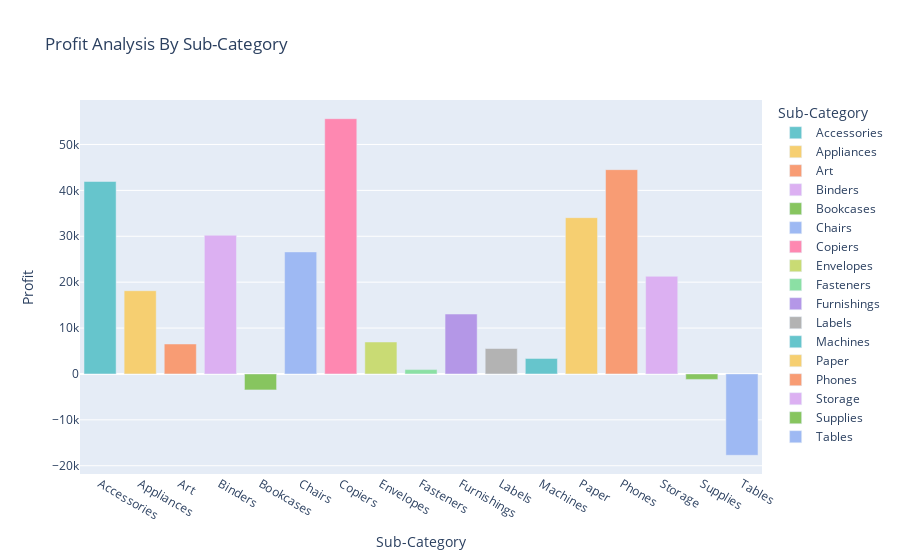

Notebook code cell kept with this figure:
### Code cell
# Bar Chart
fig=px.bar(
    profit_by_subcategory,
    x='Sub-Category',
    y='Profit',
    title="Profit Analysis By Sub-Category",
    color="Sub-Category",
    color_discrete_sequence=px.colors.qualitative.Pastel
)

fig.show()

### Figure 1 — Plotly figure (JSON) as saved in the notebook; plotly's stock layout.template omitted (floating-point values rounded to 4 significant figures)
{"data": [{"alignmentgroup": "True", "hovertemplate": "Sub-Category=%{x}<br>Profit=%{y}<extra></extra>", "legendgroup": "Accessories", "marker": {"color": "rgb(102, 197, 204)", "pattern": {"shape": ""}}, "name": "Accessories", "offsetgroup": "Accessories", "orientation": "v", "showlegend": true, "textposition": "auto", "type": "bar", "x": ["Accessories"], "xaxis": "x", "y": [41940.0], "yaxis": "y"}, {"alignmentgroup": "True", "hovertemplate": "Sub-Category=%{x}<br>Profit=%{y}<extra></extra>", "legendgroup": "Appliances", "marker": {"color": "rgb(246, 207, 113)", "pattern": {"shape": ""}}, "name": "Appliances", "offsetgroup": "Appliances", "orientation": "v", "showlegend": true, "textposition": "auto", "type": "bar", "x": ["Appliances"], "xaxis": "x", "y": [18140.0], "yaxis": "y"}, {"alignmentgroup": "True", "hovertemplate": "Sub-Category=%{x}<br>Profit=%{y}<extra></extra>", "legendgroup": "Art", "marker": {"color": "rgb(248, 156, 116)", "pattern": {"shape": ""}}, "name": "Art", "offsetgroup": "Art", "orientation": "v", "showlegend": true, "textposition": "auto", "type": "bar", "x": ["Art"], "xaxis": "x", "y": [6528.0], "yaxis": "y"}, {"alignmentgroup": "True", "hovertemplate": "Sub-Category=%{x}<br>Profit=%{y}<extra></extra>", "legendgroup": "Binders", "marker": {"color": "rgb(220, 176, 242)", "pattern": {"shape": ""}}, "name": "Binders", "offsetgroup": "Binders", "orientation": "v", "showlegend": true, "textposition": "auto", "type": "bar", "x": ["Binders"], "xaxis": "x", "y": [30220.0], "yaxis": "y"}, {"alignmentgroup": "True", "hovertemplate": "Sub-Category=%{x}<br>Profit=%{y}<extra></extra>", "legendgroup": "Bookcases", "marker": {"color": "rgb(135, 197, 95)", "pattern": {"shape": ""}}, "name": "Bookcases", "offsetgroup": "Bookcases", "orientation": "v", "showlegend": true, "textposition": "auto", "type": "bar", "x": ["Bookcases"], "xaxis": "x", "y": [-3473.0], "yaxis": "y"}, {"alignmentgroup": "True", "hovertemplate": "Sub-Category=%{x}<br>Profit=%{y}<extra></extra>", "legendgroup": "Chairs", "marker": {"color": "rgb(158, 185, 243)", "pattern": {"shape": ""}}, "name": "Chairs", "offsetgroup": "Chairs", "orientation": "v", "showlegend": true, "textposition": "auto", "type": "bar", "x": ["Chairs"], "xaxis": "x", "y": [26590.0], "yaxis": "y"}, {"alignmentgroup": "True", "hovertemplate": "Sub-Category=%{x}<br>Profit=%{y}<extra></extra>", "legendgroup": "Copiers", "marker": {"color": "rgb(254, 136, 177)", "pattern": {"shape": ""}}, "name": "Copiers", "offsetgroup": "Copiers", "orientation": "v", "showlegend": true, "textposition": "auto", "type": "bar", "x": ["Copiers"], "xaxis": "x", "y": [55620.0], "yaxis": "y"}, {"alignmentgroup": "True", "hovertemplate": "Sub-Category=%{x}<br>Profit=%{y}<extra></extra>", "legendgroup": "Envelopes", "marker": {"color": "rgb(201, 219, 116)", "pattern": {"shape": ""}}, "name": "Envelopes", "offsetgroup": "Envelopes", "orientation": "v", "showlegend": true, "textposition": "auto", "type": "bar", "x": ["Envelopes"], "xaxis": "x", "y": [6964.0], "yaxis": "y"}, {"alignmentgroup": "True", "hovertemplate": "Sub-Category=%{x}<br>Profit=%{y}<extra></extra>", "legendgroup": "Fasteners", "marker": {"color": "rgb(139, 224, 164)", "pattern": {"shape": ""}}, "name": "Fasteners", "offsetgroup": "Fasteners", "orientation": "v", "showlegend": true, "textposition": "auto", "type": "bar", "x": ["Fasteners"], "xaxis": "x", "y": [949.5], "yaxis": "y"}, {"alignmentgroup": "True", "hovertemplate": "Sub-Category=%{x}<br>Profit=%{y}<extra></extra>", "legendgroup": "Furnishings", "marker": {"color": "rgb(180, 151, 231)", "pattern": {"shape": ""}}, "name": "Furnishings", "offsetgroup": "Furnishings", "orientation": "v", "showlegend": true, "textposition": "auto", "type": "bar", "x": ["Furnishings"], "xaxis": "x", "y": [13060.0], "yaxis": "y"}, {"alignmentgroup": "True", "hovertemplate": "Sub-Category=%{x}<br>Profit=%{y}<extra></extra>", "legendgroup": "Labels", "marker": {"color": "rgb(179, 179, 179)", "pattern": {"shape": ""}}, "name": "Labels", "offsetgroup": "Labels", "orientation": "v", "showlegend": true, "textposition": "auto", "type": "bar", "x": ["Labels"], "xaxis": "x", "y": [5546.0], "yaxis": "y"}, {"alignmentgroup": "True", "hovertemplate": "Sub-Category=%{x}<br>Profit=%{y}<extra></extra>", "legendgroup": "Machines", "marker": {"color": "rgb(102, 197, 204)", "pattern": {"shape": ""}}, "name": "Machines", "offsetgroup": "Machines", "orientation": "v", "showlegend": true, "textposition": "auto", "type": "bar", "x": ["Machines"], "xaxis": "x", "y": [3385.0], "yaxis": "y"}, {"alignmentgroup": "True", "hovertemplate": "Sub-Category=%{x}<br>Profit=%{y}<extra></extra>", "legendgroup": "Paper", "marker": {"color": "rgb(246, 207, 113)", "pattern": {"shape": ""}}, "name": "Paper", "offsetgroup": "Paper", "orientation": "v", "showlegend": true, "textposition": "auto", "type": "bar", "x": ["Paper"], "xaxis": "x", "y": [34050.0], "yaxis": "y"}, {"alignmentgroup": "True", "hovertemplate": "Sub-Category=%{x}<br>Profit=%{y}<extra></extra>", "legendgroup": "Phones", "marker": {"color": "rgb(248, 156, 116)", "pattern": {"shape": ""}}, "name": "Phones", "offsetgroup": "Phones", "orientation": "v", "showlegend": true, "textposition": "auto", "type": "bar", "x": ["Phones"], "xaxis": "x", "y": [44520.0], "yaxis": "y"}, {"alignmentgroup": "True", "hovertemplate": "Sub-Category=%{x}<br>Profit=%{y}<extra></extra>", "legendgroup": "Storage", "marker": {"color": "rgb(220, 176, 242)", "pattern": {"shape": ""}}, "name": "Storage", "offsetgroup": "Storage", "orientation": "v", "showlegend": true, "textposition": "auto", "type": "bar", "x": ["Storage"], "xaxis": "x", "y": [21280.0], "yaxis": "y"}, {"alignmentgroup": "True", "hovertemplate": "Sub-Category=%{x}<br>Profit=%{y}<extra></extra>", "legendgroup": "Supplies", "marker": {"color": "rgb(135, 197, 95)", "pattern": {"shape": ""}}, "name": "Supplies", "offsetgroup": "Supplies", "orientation": "v", "showlegend": true, "textposition": "auto", "type": "bar", "x": ["Supplies"], "xaxis": "x", "y": [-1189.0], "yaxis": "y"}, {"alignmentgroup": "True", "hovertemplate": "Sub-Category=%{x}<br>Profit=%{y}<extra></extra>", "legendgroup": "Tables", "marker": {"color": "rgb(158, 185, 243)", "pattern": {"shape": ""}}, "name": "Tables", "offsetgroup": "Tables", "orientation": "v", "showlegend": true, "textposition": "auto", "type": "bar", "x": ["Tables"], "xaxis": "x", "y": [-17730.0], "yaxis": "y"}], "layout": {"autosize": true, "barmode": "relative", "legend": {"title": {"text": "Sub-Category"}, "tracegroupgap": 0}, "title": {"text": "Profit Analysis By Sub-Category"}, "xaxis": {"anchor": "y", "autorange": true, "categoryarray": ["Accessories", "Appliances", "Art", "Binders", "Bookcases", "Chairs", "Copiers", "Envelopes", "Fasteners", "Furnishings", "Labels", "Machines", "Paper", "Phones", "Storage", "Supplies", "Tables"], "categoryorder": "array", "domain": [0, 1], "range": [-0.5, 16.5], "title": {"text": "Sub-Category"}, "type": "category"}, "yaxis": {"anchor": "x", "autorange": true, "domain": [0, 1], "range": [-21800.0, 59690.0], "title": {"text": "Profit"}, "type": "linear"}}}
